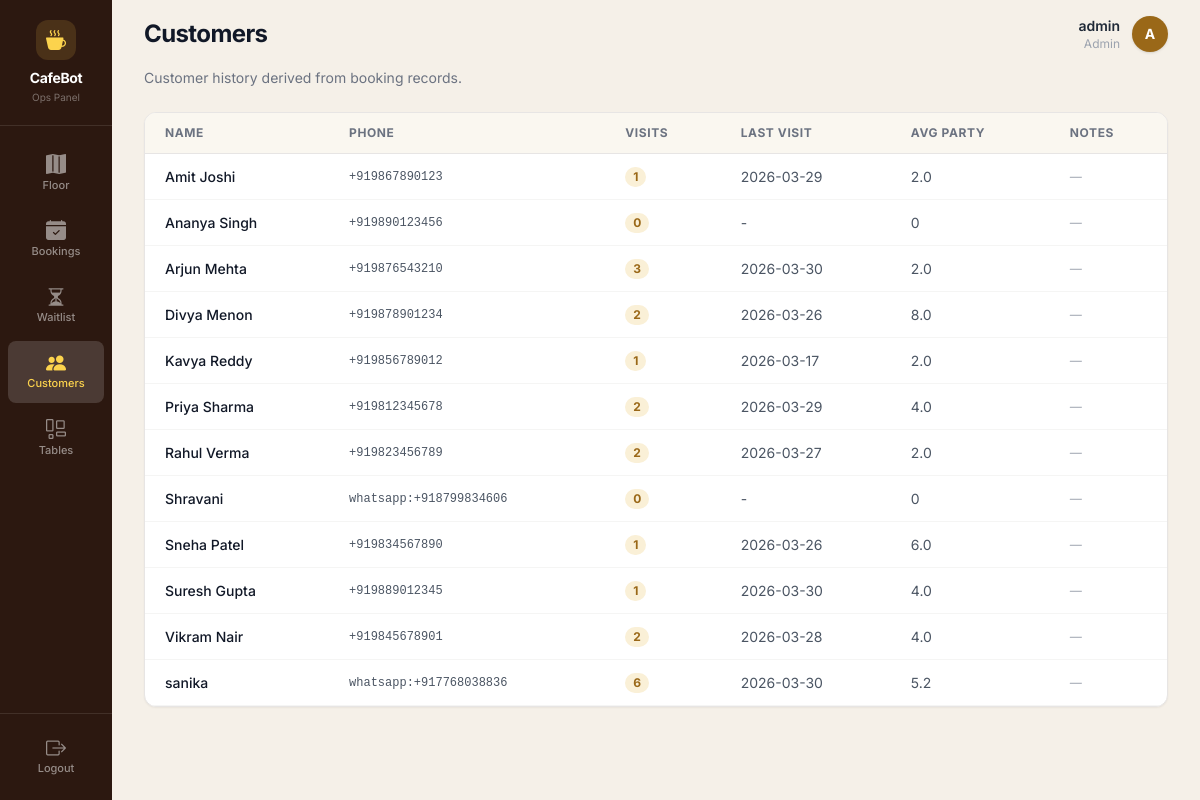
The page /customers (signed in) on the database its author committed.
### tables this page shows
CREATE TABLE bookings (
            id INTEGER PRIMARY KEY AUTOINCREMENT,
            phone TEXT NOT NULL,
            name TEXT NOT NULL,
            date TEXT NOT NULL,
            slot_time TEXT NOT NULL,
            seats INTEGER NOT NULL
        , table_number INTEGER, status TEXT DEFAULT 'active', combo_group TEXT, reminder_sent INTEGER DEFAULT 0, source TEXT DEFAULT 'bot', twilio_last_response TEXT, created_at TEXT, updated_at TEXT, is_auto_allocated BOOLEAN DEFAULT 0, payment_link_id TEXT, seated_at TEXT);

### ops.py (the view)
@ops_bp.route('/customers')
@staff_required
def customers_page():
    customers = db.get_customer_summaries()
    return render_template('customers.html', customers=customers)

### auth.py (called while the page is built)
def staff_required(f):
    @wraps(f)
    def decorated_function(*args, **kwargs):
        if not session.get('logged_in'):
            return redirect(url_for('auth.login', next=request.url))
        if session.get('user_role') not in ['admin', 'staff']:
            flash('Access denied.', 'danger')
            return redirect(url_for('auth.login'))
        return f(*args, **kwargs)
    return decorated_function

### db.py (called while the page is built, shortened)
def get_db_connection():
    conn = sqlite3.connect(DATABASE, timeout=20)
    conn.row_factory = lambda cursor, row: dict(
        (col[0], row[idx]) for idx, col in enumerate(cursor.description)
    )
    _ensure_runtime_schema(conn)
    return conn

def _ensure_runtime_schema(conn):
    global _RUNTIME_SCHEMA_READY
    if _RUNTIME_SCHEMA_READY or not _has_table(conn, "bookings"):
        return

def _booking_group_totals(conn, combo_groups, rows=None):
    totals = {}
    if not combo_groups:
        return totals

def _aggregate_booking_rows(rows, conn):
    combo_groups = [r["combo_group"] for r in rows if r["combo_group"]]
    totals = _booking_group_totals(conn, combo_groups, rows=rows)
    seen = set()
    booking_count = 0
    guest_total = 0
    for r in rows:
        cg = r["combo_group"]
        if cg:
            if cg in seen:
                continue
            seen.add(cg)
            booking_count += 1
            guest_total += totals.get(cg, int(r["seats"] or 0))
        else:
            booking_count += 1
            guest_total += int(r["seats"] or 0)
    return booking_count, guest_total

### utils.py (called while the page is built)
def normalize_booking_status(status):
    if status is None:
        return None
    raw = str(status).strip()
    if not raw:
        return None
    key = raw.lower()
    return BOOKING_STATUS_CANONICAL.get(key, raw)

### templates/customers.html (shortened to what this page needs)
{% extends "ops_base.html" %}
{% block page_title %}Customers{% endblock %}
{% block content %}
<div class="flex items-center justify-between mb-6">
    <p class="text-sm text-gray-500">Customer history derived from booking records.</p>
</div>
<div class="cafe-card overflow-hidden">
    <div class="overflow-x-auto">
        <table class="w-full text-sm">
            <thead>
                <tr class="border-b border-stone-200" style="background-color: #FAF7F0;">
                    <th class="text-left px-5 py-3 text-xs font-bold text-gray-500 uppercase tracking-wider">Name</th>
                    <th class="text-left px-5 py-3 text-xs font-bold text-gray-500 uppercase tracking-wider">Phone</th>
                    <th class="text-left px-5 py-3 text-xs font-bold text-gray-500 uppercase tracking-wider">Visits</th>
                    <th class="text-left px-5 py-3 text-xs font-bold text-gray-500 uppercase tracking-wider">Last Visit</th>
                    <th class="text-left px-5 py-3 text-xs font-bold text-gray-500 uppercase tracking-wider">Avg Party</th>
                    <th class="text-left px-5 py-3 text-xs font-bold text-gray-500 uppercase tracking-wider">Notes</th>
                </tr>
            </thead>
            <tbody>
                {% for c in customers %}
                <tr class="border-b border-stone-100 hover:bg-stone-50 transition-colors">
                    <td class="px-5 py-3 font-medium text-gray-900">{{ c.name }}</td>
                    <td class="px-5 py-3 text-gray-600 font-mono text-xs">{{ c.phone }}</td>
                    <td class="px-5 py-3">
                        <span class="inline-flex items-center px-2 py-0.5 rounded-full text-xs font-bold"
                              style="background-color: #FAF0D7; color: #9A6818;">
                            {{ c.visit_count }}
                        </span>
                    </td>
                    <td class="px-5 py-3 text-gray-600">{{ c.last_visit }}</td>
                    <td class="px-5 py-3 text-gray-600">{{ c.avg_party_size }}</td>
                    <td class="px-5 py-3 text-gray-400 italic text-xs">{{ c.notes or '—' }}</td>
                </tr>
                {% endfor %}
            </tbody>
        </table>
    </div>
</div>
{% endblock %}

### templates/ops_base.html (style rules this page uses)
:root { --vacant: #16a34a; --reserved: #9A6818; --occupied: #dc2626; --cleaning: #d97706; --blocked: #6b7280; }

### rows shown on the page
bookings: name "Amit Joshi", phone "+919867890123"
bookings: last_visit "2026-03-29"
bookings: name "Ananya Singh", phone "+919890123456", visit_count "0", last_visit "-", avg_party_size "0", notes "—"
bookings: name "Arjun Mehta", phone "+919876543210"
bookings: last_visit "2026-03-30"
bookings: name "Divya Menon", phone "+919878901234"
bookings: last_visit "2026-03-26"
bookings: name "Kavya Reddy", phone "+919856789012", visit_count "1", last_visit "2026-03-17", avg_party_size "2.0", notes "—"
bookings: name "Priya Sharma", phone "+919812345678"
bookings: last_visit "2026-03-29"
bookings: name "Rahul Verma", phone "+919823456789"
bookings: last_visit "2026-03-27"
bookings: name "Shravani", phone "whatsapp:+918799834606", visit_count "0", last_visit "-", avg_party_size "0", notes "—"
bookings: name "Sneha Patel", phone "+919834567890", visit_count "1", last_visit "2026-03-26", avg_party_size "6.0", notes "—"
bookings: name "Suresh Gupta", phone "+919889012345"
bookings: last_visit "2026-03-30"
bookings: name "Vikram Nair", phone "+919845678901"
bookings: last_visit "2026-03-28"
bookings: name "sanika", phone "whatsapp:+917768038836"
bookings: last_visit "2026-03-30"

### other values the page prints
{{ session.get('username', 'Staff') }} "admin"
{{ session.get('user_role', '') }} "Admin"
{{ (session.get('username', 'S')[0])|upper }} "A"
{{ c.visit_count }} "1" "3" "2" "2" "2" "1" "2" "6"
{{ c.avg_party_size }} "2.0" "2.0" "8.0" "4.0" "2.0" "4.0" "4.0" "5.2"
{{ c.notes or '—' }} "—" "—" "—" "—" "—" "—" "—" "—"
